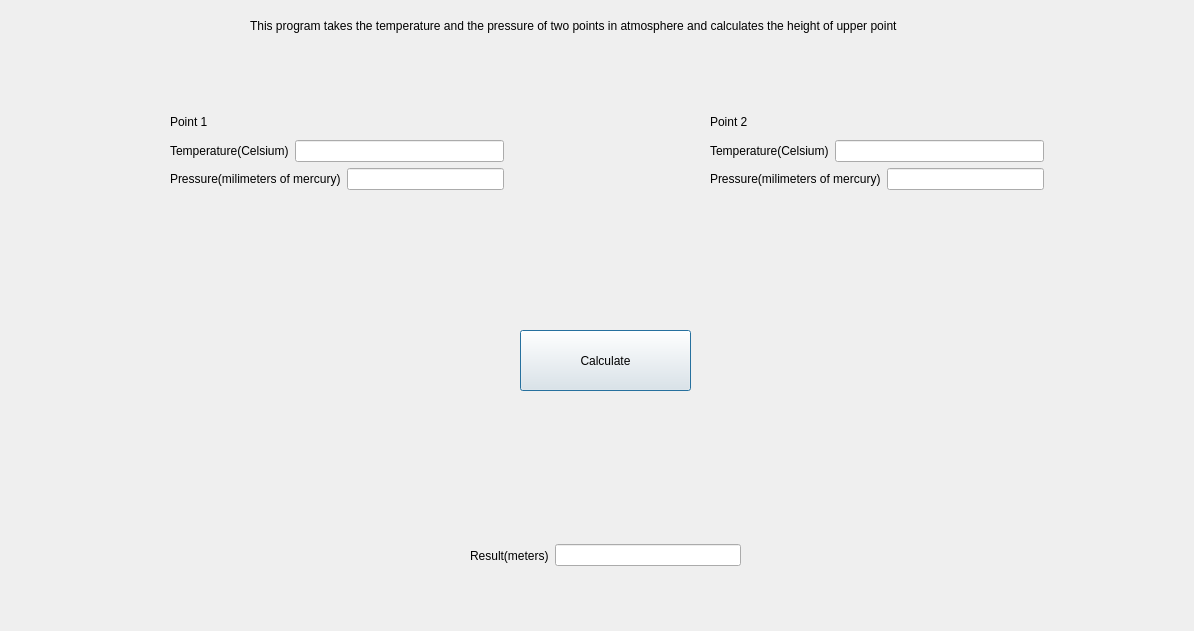
<?xml version="1.0" encoding="UTF-8"?>
<ui version="4.0">
 <class>BabineProblem</class>
 <widget class="QDialog" name="BabineProblem">
  <property name="geometry">
   <rect>
    <x>0</x>
    <y>0</y>
    <width>1194</width>
    <height>631</height>
   </rect>
  </property>
  <property name="windowTitle">
   <string>BabineProblem</string>
  </property>
  <widget class="QLabel" name="label">
   <property name="geometry">
    <rect>
     <x>250</x>
     <y>10</y>
     <width>711</width>
     <height>31</height>
    </rect>
   </property>
   <property name="text">
    <string>This program takes the temperature and the pressure of two points in atmosphere and calculates the height of upper point</string>
   </property>
  </widget>
  <widget class="QPushButton" name="Calculate_Babine">
   <property name="geometry">
    <rect>
     <x>520</x>
     <y>330</y>
     <width>171</width>
     <height>61</height>
    </rect>
   </property>
   <property name="text">
    <string>Calculate</string>
   </property>
  </widget>
  <widget class="QWidget" name="">
   <property name="geometry">
    <rect>
     <x>170</x>
     <y>110</y>
     <width>334</width>
     <height>80</height>
    </rect>
   </property>
   <layout class="QVBoxLayout" name="verticalLayout">
    <item>
     <widget class="QLabel" name="label_2">
      <property name="text">
       <string>Point 1</string>
      </property>
     </widget>
    </item>
    <item>
     <layout class="QHBoxLayout" name="horizontalLayout">
      <item>
       <widget class="QLabel" name="label_4">
        <property name="text">
         <string>Temperature(Celsium)</string>
        </property>
       </widget>
      </item>
      <item>
       <widget class="QLineEdit" name="lineEdit_Temp1"/>
      </item>
     </layout>
    </item>
    <item>
     <layout class="QHBoxLayout" name="horizontalLayout_2">
      <item>
       <widget class="QLabel" name="label_6">
        <property name="text">
         <string>Pressure(milimeters of mercury)</string>
        </property>
       </widget>
      </item>
      <item>
       <widget class="QLineEdit" name="lineEdit_Press1"/>
      </item>
     </layout>
    </item>
   </layout>
  </widget>
  <widget class="QWidget" name="">
   <property name="geometry">
    <rect>
     <x>710</x>
     <y>110</y>
     <width>334</width>
     <height>80</height>
    </rect>
   </property>
   <layout class="QVBoxLayout" name="verticalLayout_2">
    <item>
     <widget class="QLabel" name="label_3">
      <property name="text">
       <string>Point 2</string>
      </property>
     </widget>
    </item>
    <item>
     <layout class="QHBoxLayout" name="horizontalLayout_3">
      <item>
       <widget class="QLabel" name="label_5">
        <property name="text">
         <string>Temperature(Celsium)</string>
        </property>
       </widget>
      </item>
      <item>
       <widget class="QLineEdit" name="lineEdit_Temp2"/>
      </item>
     </layout>
    </item>
    <item>
     <layout class="QHBoxLayout" name="horizontalLayout_4">
      <item>
       <widget class="QLabel" name="label_7">
        <property name="text">
         <string>Pressure(milimeters of mercury)</string>
        </property>
       </widget>
      </item>
      <item>
       <widget class="QLineEdit" name="lineEdit_Press2"/>
      </item>
     </layout>
    </item>
   </layout>
  </widget>
  <widget class="QWidget" name="">
   <property name="geometry">
    <rect>
     <x>470</x>
     <y>530</y>
     <width>271</width>
     <height>51</height>
    </rect>
   </property>
   <layout class="QHBoxLayout" name="horizontalLayout_5">
    <item>
     <widget class="QLabel" name="label_8">
      <property name="text">
       <string>Result(meters)</string>
      </property>
     </widget>
    </item>
    <item>
     <widget class="QLineEdit" name="lineEdit_Result"/>
    </item>
   </layout>
  </widget>
 </widget>
 <resources/>
 <connections/>
</ui>
